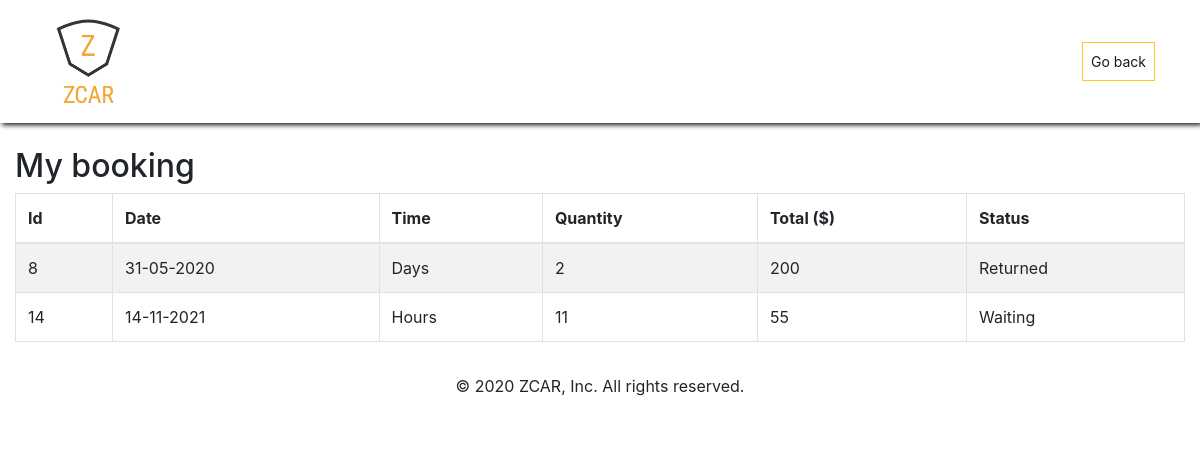
Screenshot of /user-mybooking.php (signed in) with the database file from the repository.
### tables this page shows
CREATE TABLE `book` (
  `id` int NOT NULL,
  `bookdate` varchar(200) NOT NULL,
  `username` varchar(200) NOT NULL,
  `booktime` varchar(200) NOT NULL,
  `quantity` int NOT NULL,
  `total` double NOT NULL,
  `status` varchar(200) NOT NULL
);

### html/user-mybooking.php (the view, shortened to what this page needs)
<?php
require_once "db.php";
?>
<!DOCTYPE html>
<html lang="en">
<head>
	<link rel="stylesheet" href="https://stackpath.bootstrapcdn.com/bootstrap/4.1.1/css/bootstrap.min.css"
>
	<link rel="stylesheet" href="https://use.fontawesome.com/releases/v5.0.13/css/all.css"
>
	<link rel="stylesheet" href="main.css">
</head>
<body>
    <nav class="navbar navbar-expand-sm navbar-light">
      <div class="container">
        <a class="navbar-brand" href="/">
          <img src="img/logo.png" style="width: 50%;">
        </a>
        <div class="collapse navbar-collapse" id="navbarNav">
          <ul class="navbar-nav ml-auto">
            <li class="nav-item ">
              <a class="nav-link btn btn-outline-warning btn-sm" href="/">Go back</a>
            </li>
          </ul>
        </div>
      </div>
    </nav>
    <div class="wrapper">
        <div class="container-fluid">
            <div class="row">
                <div class="col-md-12">
                    <div class="page-header clearfix">
                    	<br><h2 class="pull-left">My booking</h2>
                    </div>
                    <?php
                    $user = $_SESSION['loguser'];
                    $sql = "SELECT * FROM book WHERE username='$user'";
                    if($result = mysqli_query($conn, $sql)){
                        if(mysqli_num_rows($result) > 0){
                            echo "<table class='table table-bordered table-striped'>";
                                echo "<thead>";
                                    echo "<tr>";
                                        echo "<th>Id</th>";
                                        echo "<th>Date</th>";
                                        echo "<th>Time</th>";
                                        echo "<th>Quantity</th>";
                                        echo "<th>Total ($)</th>";
                                        echo "<th>Status</th>";
                                    echo "</tr>";
                                echo "</thead>";
                                echo "<tbody>";
                                while($row = mysqli_fetch_array($result)){
                                    echo "<tr>";
                                        echo "<td>" . $row['id'] . "</td>";
                                        echo "<td>" . $row['bookdate'] . "</td>";
                                        echo "<td>" . $row['booktime'] . "</td>";
                                        echo "<td>" . $row['quantity'] . "</td>";
                                        echo "<td>" . $row['total'] . "</td>";
                                        echo "<td>" . $row['status'] . "</td>";
                                    echo "</tr>";
                                }
                                echo "</tbody>";
                            echo "</table>";
                        } else{
                            echo "<p class='lead'><em>No records were found.</em></p>";
                        }
                    } else{
                        echo "ERROR: Could not able to execute $sql. " . mysqli_error($conn);
                    }
                    ?>
                </div>
            </div>
        </div>
    </div>
    <footer>
      <div class="container p-3">
        <div class="row text-center text-black">
          <div class="col ml-auto">
            <p> &copy 2020 ZCAR, Inc. All rights reserved.</p>
          </div>
        </div>
      </div>
    </footer>
  </body>
</html>

### html/main.css (style rules this page uses)
.navbar { box-shadow: 2px 2px 5px #000; opacity: 0.9; }
.navbar .nav-item .nav-link { color: rgb(0, 0, 0); }
.form-control, .btn { border-radius: 0; }
.team, footer { background: #ffffff; }

### rows the page displays
book: id "8", bookdate "31-05-2020", booktime "Days", quantity "2", total "200", status "Returned"
book: id "14", bookdate "14-11-2021", booktime "Hours", quantity "11", total "55", status "Waiting"
